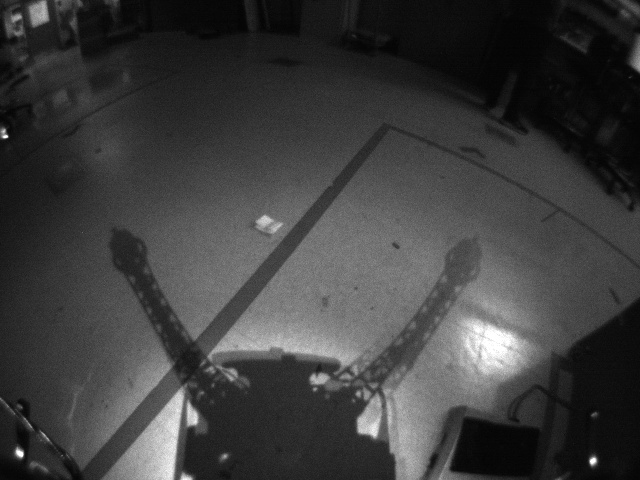
#> input picture opencv/src/py/frame0116.jpg, 640 x 480 px, found by its file name
$ python histogram.py
#> lines starting #> are read from the running program, lines starting #| are printed output that depends on the picture
import cv2 as cv
from matplotlib import pyplot as plt

img = cv.imread('frame0116.jpg', 0)
#> img is the input picture: shape (480, 640); min 2, max 255, mean 61.6
plt.hist(img.ravel(), 256, [0, 256]), plt.show()
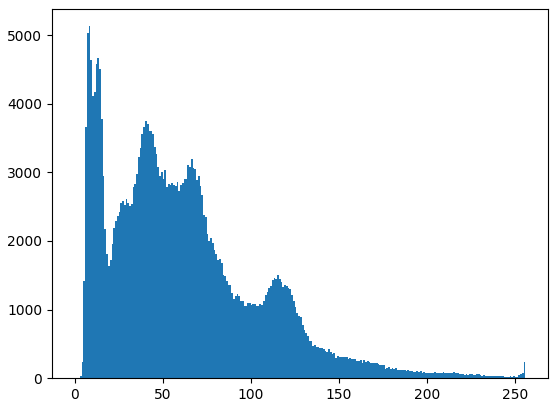
#> figure drawn by matplotlib, 1 panel; tallest bar 5129 high, from x = 8 to 9

$ run again, with opencv/src/py/frame0001.jpg copied over opencv/src/py/frame0116.jpg
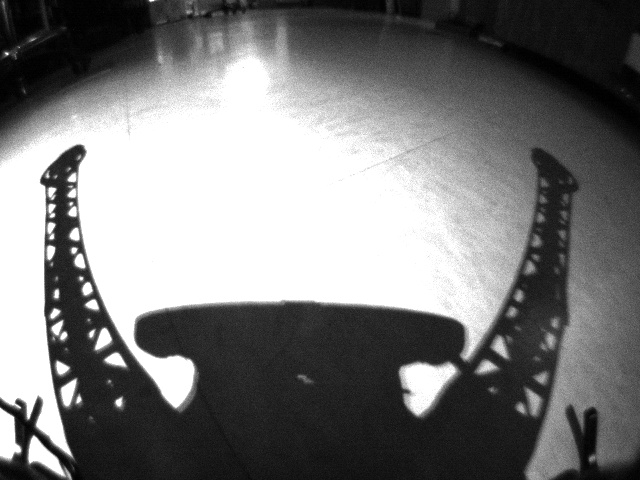
#> input picture opencv/src/py/frame0001.jpg, 640 x 480 px, found by its file name
#> img is the input picture: shape (480, 640); min 0, max 255, mean 123.3
#> `plt.hist(img.ravel(), 256, [0, 256]), plt.show()`:
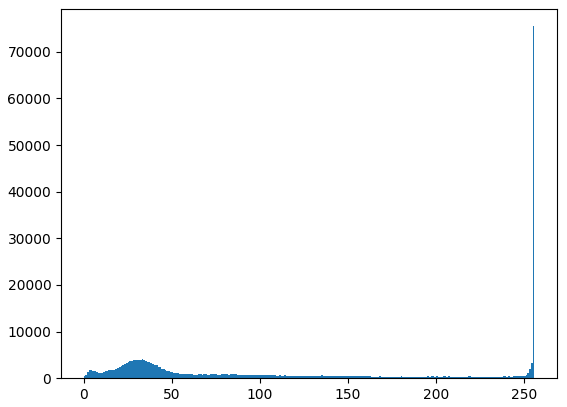
#> figure drawn by matplotlib, 1 panel; tallest bar 75478 high, from x = 255 to 256

$ run again, with opencv/src/py/frame0151.jpg copied over opencv/src/py/frame0116.jpg
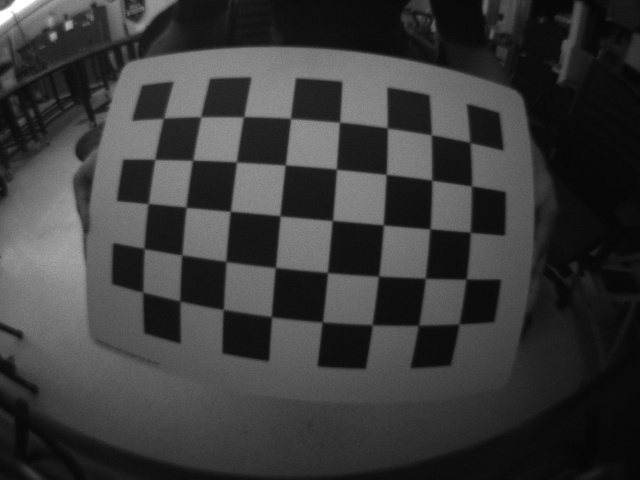
#> input picture opencv/src/py/frame0151.jpg, 640 x 480 px, found by its file name
#> img is the input picture: shape (480, 640); min 4, max 255, mean 58.8
#> `plt.hist(img.ravel(), 256, [0, 256]), plt.show()`:
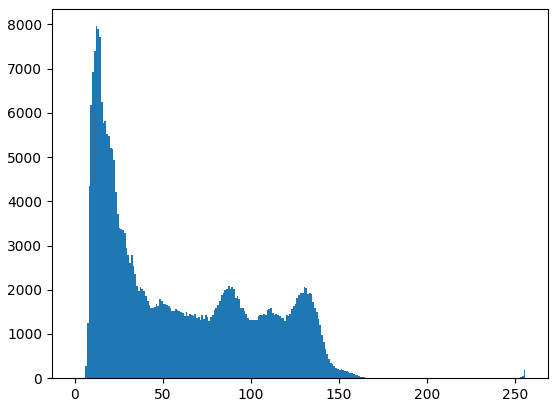
#> figure drawn by matplotlib, 1 panel; tallest bar 7959 high, from x = 12 to 13
